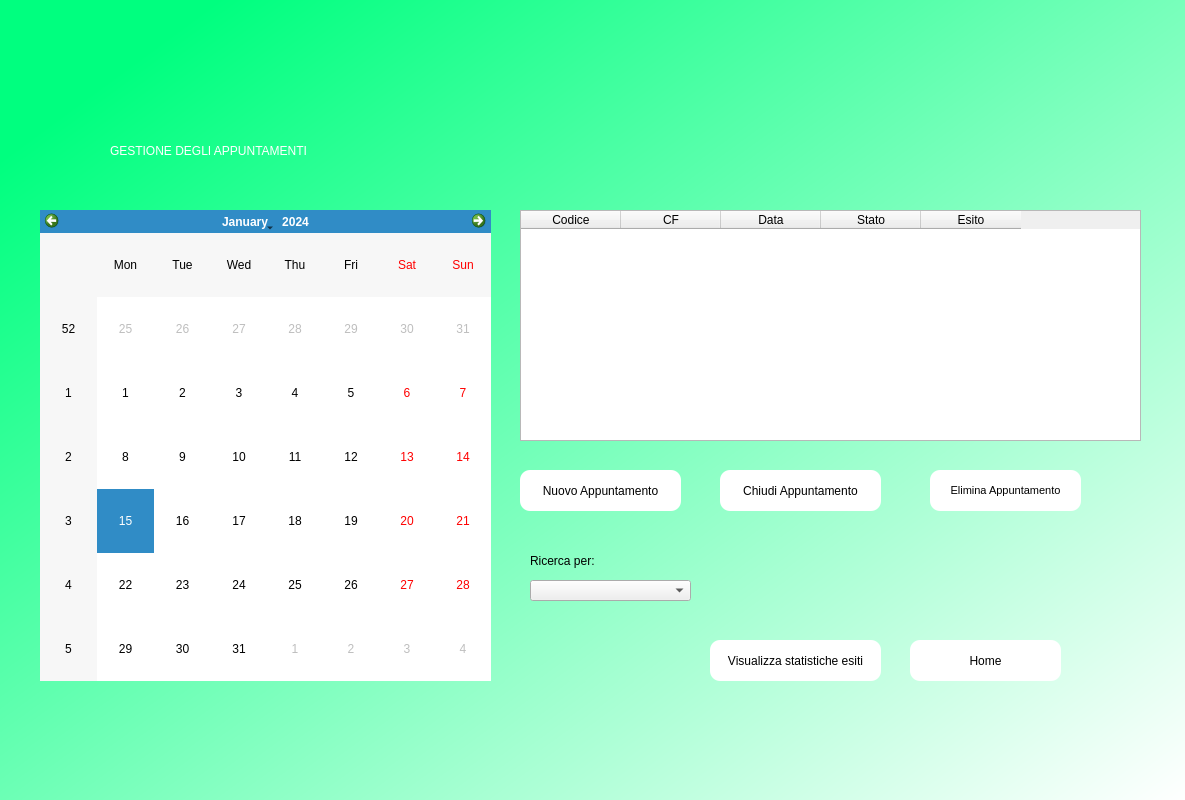
<?xml version="1.0" encoding="UTF-8"?>
<ui version="4.0">
 <class>DialogCalendario</class>
 <widget class="QDialog" name="DialogCalendario">
  <property name="geometry">
   <rect>
    <x>0</x>
    <y>0</y>
    <width>1185</width>
    <height>800</height>
   </rect>
  </property>
  <property name="windowTitle">
   <string>Dialog</string>
  </property>
  <property name="styleSheet">
   <string notr="true">QWidget#DialogCalendario{
background-color:qlineargradient(spread:pad, x1:0.058, y1:0.136364, x2:1, y2:1, stop:0 rgba(0, 255, 127, 255), stop:1 rgba(255, 255, 255, 255));}</string>
  </property>
  <widget class="QLabel" name="label">
   <property name="geometry">
    <rect>
     <x>110</x>
     <y>120</y>
     <width>971</width>
     <height>61</height>
    </rect>
   </property>
   <property name="styleSheet">
    <string notr="true">font: 36pt &quot;MS Shell Dlg 2&quot;;color:rgb(255, 255, 255)</string>
   </property>
   <property name="text">
    <string>GESTIONE DEGLI APPUNTAMENTI</string>
   </property>
  </widget>
  <widget class="QCalendarWidget" name="calendarWidget">
   <property name="geometry">
    <rect>
     <x>40</x>
     <y>210</y>
     <width>451</width>
     <height>471</height>
    </rect>
   </property>
  </widget>
  <widget class="QPushButton" name="nuovoappbtn">
   <property name="geometry">
    <rect>
     <x>520</x>
     <y>470</y>
     <width>161</width>
     <height>41</height>
    </rect>
   </property>
   <property name="styleSheet">
    <string notr="true">border-radius: 10px;
background-color: qlineargradient(spread:pad, x1:0, y1:0, x2:1, y2:0, stop:0 rgba(255, 255, 255, 255), stop:1 rgba(255, 255, 255, 255));</string>
   </property>
   <property name="text">
    <string>Nuovo Appuntamento</string>
   </property>
  </widget>
  <widget class="QTableWidget" name="AppuntamentiTable">
   <property name="geometry">
    <rect>
     <x>520</x>
     <y>210</y>
     <width>621</width>
     <height>231</height>
    </rect>
   </property>
   <column>
    <property name="text">
     <string>Codice</string>
    </property>
   </column>
   <column>
    <property name="text">
     <string>CF</string>
    </property>
   </column>
   <column>
    <property name="text">
     <string>Data</string>
    </property>
   </column>
   <column>
    <property name="text">
     <string>Stato</string>
    </property>
   </column>
   <column>
    <property name="text">
     <string>Esito</string>
    </property>
   </column>
  </widget>
  <widget class="QComboBox" name="ricercaappCombo">
   <property name="geometry">
    <rect>
     <x>530</x>
     <y>580</y>
     <width>161</width>
     <height>21</height>
    </rect>
   </property>
  </widget>
  <widget class="QLabel" name="showdate_2">
   <property name="geometry">
    <rect>
     <x>530</x>
     <y>540</y>
     <width>101</width>
     <height>41</height>
    </rect>
   </property>
   <property name="font">
    <font>
     <pointsize>9</pointsize>
    </font>
   </property>
   <property name="text">
    <string>Ricerca per:</string>
   </property>
  </widget>
  <widget class="QPushButton" name="chiudiappbtn">
   <property name="geometry">
    <rect>
     <x>720</x>
     <y>470</y>
     <width>161</width>
     <height>41</height>
    </rect>
   </property>
   <property name="styleSheet">
    <string notr="true">border-radius: 10px;
background-color: qlineargradient(spread:pad, x1:0, y1:0, x2:1, y2:0, stop:0 rgba(255, 255, 255, 255), stop:1 rgba(255, 255, 255, 255));</string>
   </property>
   <property name="text">
    <string>Chiudi Appuntamento</string>
   </property>
  </widget>
  <widget class="QPushButton" name="eliminaappbtn">
   <property name="geometry">
    <rect>
     <x>930</x>
     <y>470</y>
     <width>151</width>
     <height>41</height>
    </rect>
   </property>
   <property name="font">
    <font>
     <pointsize>8</pointsize>
    </font>
   </property>
   <property name="styleSheet">
    <string notr="true">border-radius: 10px;
background-color: qlineargradient(spread:pad, x1:0, y1:0, x2:1, y2:0, stop:0 rgba(255, 255, 255, 255), stop:1 rgba(255, 255, 255, 255));
</string>
   </property>
   <property name="text">
    <string>Elimina Appuntamento</string>
   </property>
  </widget>
  <widget class="QPushButton" name="homebtn">
   <property name="geometry">
    <rect>
     <x>910</x>
     <y>640</y>
     <width>151</width>
     <height>41</height>
    </rect>
   </property>
   <property name="styleSheet">
    <string notr="true">border-radius: 10px;
background-color: qlineargradient(spread:pad, x1:0, y1:0, x2:1, y2:0, stop:0 rgba(255, 255, 255, 255), stop:1 rgba(255, 255, 255, 255));
</string>
   </property>
   <property name="text">
    <string>Home</string>
   </property>
   <property name="icon">
    <iconset resource="../resource.qrc">
     <normaloff>:/no/loghi-icone/iconahome.PNG</normaloff>:/no/loghi-icone/iconahome.PNG</iconset>
   </property>
   <property name="iconSize">
    <size>
     <width>40</width>
     <height>40</height>
    </size>
   </property>
  </widget>
  <widget class="QPushButton" name="statistichebtn">
   <property name="geometry">
    <rect>
     <x>710</x>
     <y>640</y>
     <width>171</width>
     <height>41</height>
    </rect>
   </property>
   <property name="styleSheet">
    <string notr="true">border-radius: 10px;
background-color: qlineargradient(spread:pad, x1:0, y1:0, x2:1, y2:0, stop:0 rgba(255, 255, 255, 255), stop:1 rgba(255, 255, 255, 255));</string>
   </property>
   <property name="text">
    <string>Visualizza statistiche esiti</string>
   </property>
  </widget>
 </widget>
 <resources>
  <include location="../resource.qrc"/>
 </resources>
 <connections/>
</ui>
